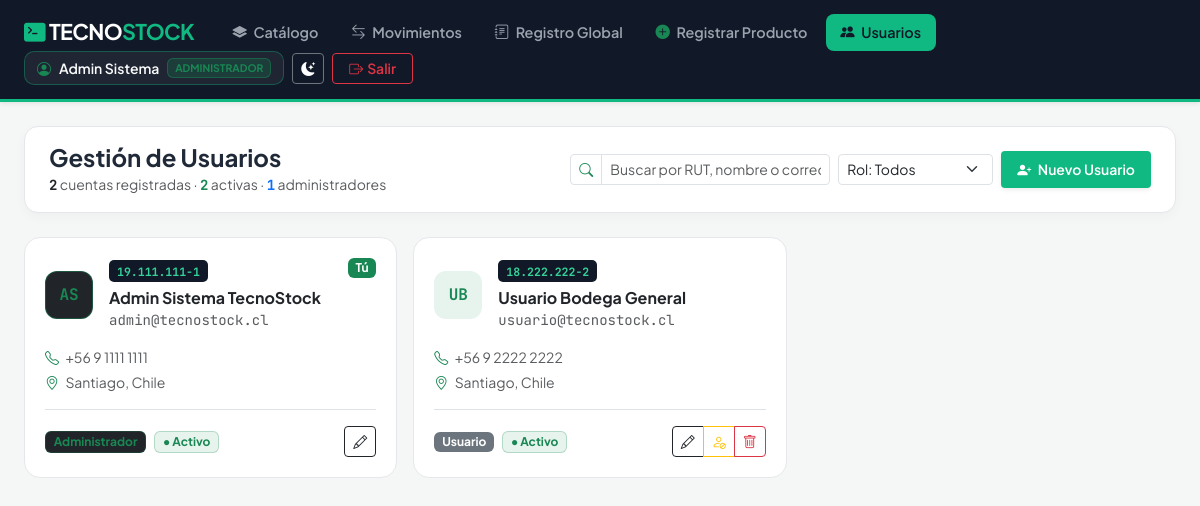
The app's page /usuarios.php (signed in), older data.
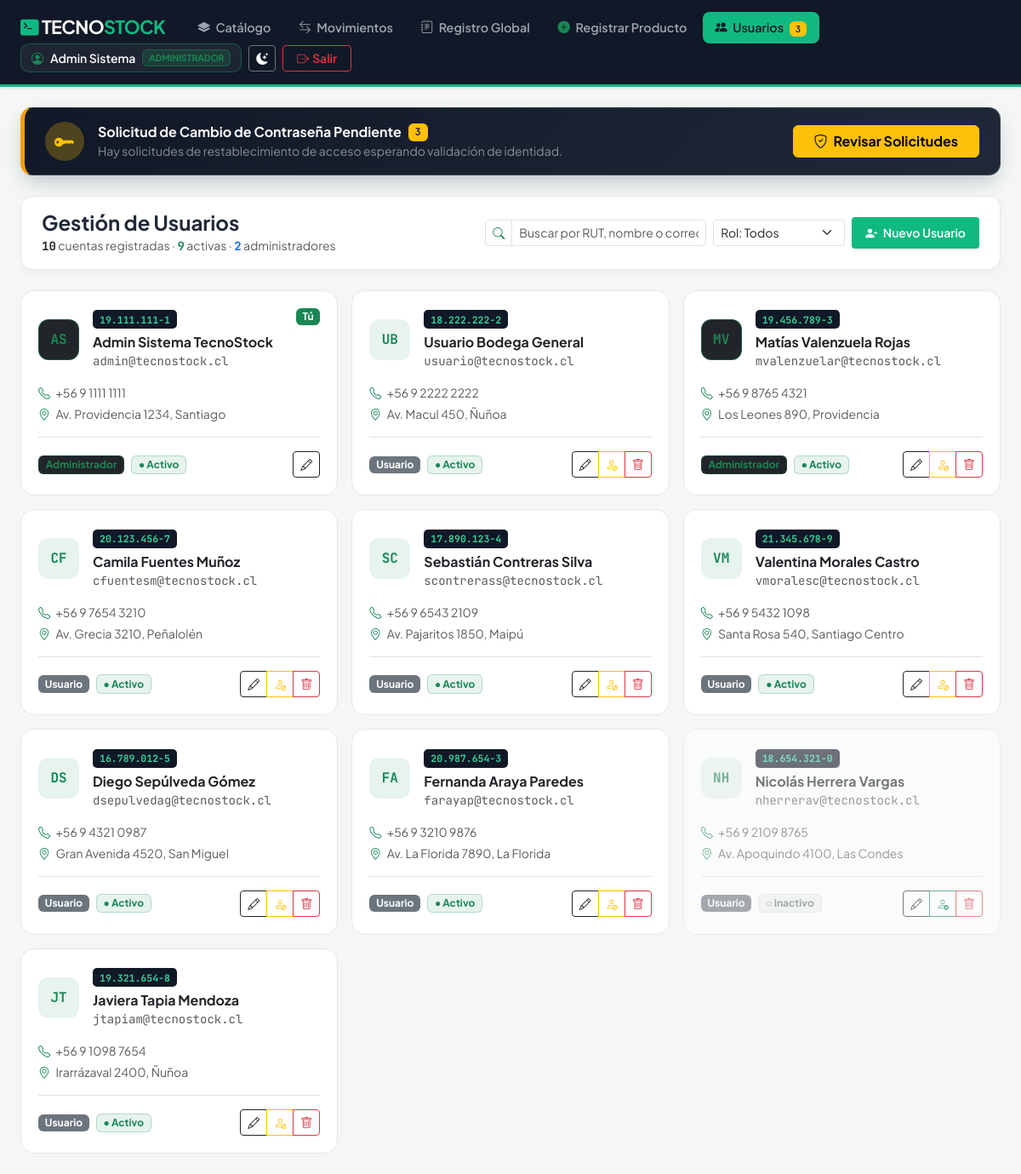
The same page, newer data.
### tables this page shows
CREATE TABLE `usuario` (
  `id_usuario` int(11) NOT NULL,
  `rut` varchar(15) NOT NULL,
  `nombre` varchar(100) NOT NULL,
  `apellido_paterno` varchar(60) NOT NULL,
  `apellido_materno` varchar(60) NOT NULL,
  `correo` varchar(120) NOT NULL,
  `telefono` varchar(25) DEFAULT NULL,
  `direccion` varchar(255) DEFAULT NULL,
  `clave` varchar(255) NOT NULL,
  `rol` tinyint(1) NOT NULL DEFAULT 2 CHECK (`rol` in (1,2)),
  `estado` tinyint(1) NOT NULL DEFAULT 1
);

### config/auth.php (called while the page is built, shortened)
<?php
function obtenerNombreRol(int $rol): string {
    return $rol === 1 ? 'Administrador' : 'Usuario';
}

### usuarios.php (the view, shortened to what the rows shown need)
<?php
require_once 'config/conexion.php';
require_once 'config/auth.php';
$idAdminActual = (int)$_SESSION['id_usuario'];
$usuarios = $pdo->query("SELECT * FROM usuario ORDER BY id_usuario ASC")->fetchAll();
?>
<!DOCTYPE html>
<html lang="es">
<head>
    <link href="https://cdn.jsdelivr.net/npm/bootstrap@5.3.3/dist/css/bootstrap.min.css" rel="stylesheet">
    <link href="https://cdn.jsdelivr.net/npm/bootstrap-icons@1.11.3/font/bootstrap-icons.min.css" rel="stylesheet">
    <link href="assets/theme.css" rel="stylesheet">
</head>
<body>
<main class="container-fluid px-4 py-4" style="max-width: 1380px;">
    <div class="row g-3" id="gridUsuarios">
        <?php foreach ($usuarios as $u): ?>
            <?php
                $activo         = ((int)$u['estado'] === 1);
                $esAdmin        = ((int)$u['rol'] === 1);
                $nombreCompleto = trim($u['nombre'] . ' ' . ($u['apellido_paterno'] ?? '') . ' ' . ($u['apellido_materno'] ?? ''));
                $iniciales      = strtoupper(mb_substr(trim($u['nombre']), 0, 1) . mb_substr(trim($u['apellido_paterno'] ?? 'U'), 0, 1));
            ?>
            <div class="col-md-6 col-lg-4 item-usuario"
                 data-busqueda="<?= htmlspecialchars(mb_strtolower(($u['rut'] ?? '') . ' ' . $nombreCompleto . ' ' . $u['correo'])) ?>"
                 data-rol="<?= (int)$u['rol'] ?>">
                <div class="user-card <?= !$activo ? 'user-inactivo' : '' ?>">
                    <div class="d-flex align-items-start justify-content-between gap-2 mb-3">
                        <div class="d-flex align-items-center gap-3 min-w-0">
                            <div class="avatar-circle mono <?= $esAdmin ? 'bg-dark text-success border border-success border-opacity-50' : 'bg-success bg-opacity-10 text-success' ?>">
                                <?= htmlspecialchars($iniciales) ?>
                            </div>
                            <div class="min-w-0">
                                <div class="mb-1">
                                    <span class="rut-pill mono"><?= htmlspecialchars($u['rut'] ?? 'Sin RUT') ?></span>
                                </div>
                                <div class="fw-bold text-dark text-truncate" title="<?= htmlspecialchars($nombreCompleto) ?>">
                                    <?= htmlspecialchars($nombreCompleto) ?>
                                </div>
                                <div class="text-muted small mono text-truncate"><?= htmlspecialchars($u['correo']) ?></div>
                            </div>
                        </div>
                        <?php if ((int)$u['id_usuario'] === $idAdminActual): ?>
                            <span class="badge bg-success">Tú</span>
                        <?php endif; ?>
                    </div>
                    <div class="small text-muted mb-3 flex-grow-1 d-flex flex-column gap-1">
                        <div>
                            <i class="bi bi-telephone text-success me-1"></i>
                            <?= htmlspecialchars($u['telefono'] ?? 'Sin teléfono registrado') ?>
                        </div>
                        <div class="text-truncate">
                            <i class="bi bi-geo-alt text-success me-1"></i>
                            <?= htmlspecialchars($u['direccion'] ?? 'Sin dirección registrada') ?>
                        </div>
                    </div>
                    <div class="pt-3 border-top d-flex align-items-center justify-content-between">
                        <div class="d-flex align-items-center gap-2">
                            <span class="badge <?= $esAdmin ? 'bg-dark text-success border border-success border-opacity-25' : 'bg-secondary' ?>">
                                <?= obtenerNombreRol((int)$u['rol']) ?>
                            </span>
                            <?php if ($activo): ?>
                                <span class="badge bg-success bg-opacity-10 text-success border border-success border-opacity-25">● Activo</span>
                            <?php else: ?>
                                <span class="badge bg-secondary bg-opacity-10 text-secondary border">○ Inactivo</span>
                            <?php endif; ?>
                        </div>
                        <div class="btn-group btn-group-sm">
                            <button type="button" class="btn btn-outline-dark" title="Editar usuario"
                                    onclick='abrirEditarUsuario(<?= json_encode([
                                        "id"      => $u["id_usuario"],
                                        "rut"     => $u["rut"] ?? "",
                                        "nombre"  => $u["nombre"],
                                        "paterno" => $u["apellido_paterno"] ?? "",
                                        "materno" => $u["apellido_materno"] ?? "",
                                        "correo"  => $u["correo"],
                                        "rol"     => (int)$u["rol"]
                                    ], JSON_HEX_APOS | JSON_HEX_QUOT) ?>)'>
                                <i class="bi bi-pencil"></i>
                            </button>
                            <?php if ((int)$u['id_usuario'] !== $idAdminActual): ?>
                                <button type="button" class="btn <?= $activo ? 'btn-outline-warning' : 'btn-outline-success' ?>"
                                        title="<?= $activo ? 'Deshabilitar' : 'Habilitar' ?>"
                                        onclick="confirmarUsuario('estado', <?= $u['id_usuario'] ?>, '<?= htmlspecialchars(addslashes($nombreCompleto)) ?>', <?= $activo ? 0 : 1 ?>)">
                                    <i class="bi <?= $activo ? 'bi-person-slash' : 'bi-person-check' ?>"></i>
                                </button>
                                <button type="button" class="btn btn-outline-danger" title="Eliminar"
                                        onclick="confirmarUsuario('eliminar', <?= $u['id_usuario'] ?>, '<?= htmlspecialchars(addslashes($nombreCompleto)) ?>', 0)">
                                    <i class="bi bi-trash"></i>
                                </button>
                            <?php endif; ?>
                        </div>
                    </div>
                </div>
            </div>
        <?php endforeach; ?>
    </div>
</main>
</body>
</html>

Row changes from the older to the newer data that the page shows:
changed usuario "AS": direccion "Santiago, Chile" → "Av. Providencia 1234, Santiago"
changed usuario "UB": direccion "Santiago, Chile" → "Av. Macul 450, Ñuñoa"
added usuario: iniciales "MV", rut "19.456.789-3", nombreCompleto "Matías Valenzuela Rojas", correo "mvalenzuelar@tecnostock.cl", telefono "+56 9 8765 4321", direccion "Los Leones 890, Providencia", rol "Administrador", estado "● Activo"
added usuario: iniciales "CF", rut "20.123.456-7", nombreCompleto "Camila Fuentes Muñoz", correo "cfuentesm@tecnostock.cl", telefono "+56 9 7654 3210", direccion "Av. Grecia 3210, Peñalolén", rol "Usuario", estado "● Activo"
added usuario: iniciales "SC", rut "17.890.123-4", nombreCompleto "Sebastián Contreras Silva", correo "scontrerass@tecnostock.cl", telefono "+56 9 6543 2109", direccion "Av. Pajaritos 1850, Maipú", rol "Usuario", estado "● Activo"
added usuario: iniciales "VM", rut "21.345.678-9", nombreCompleto "Valentina Morales Castro", correo "vmoralesc@tecnostock.cl", telefono "+56 9 5432 1098", direccion "Santa Rosa 540, Santiago Centro", rol "Usuario", estado "● Activo"
added usuario: iniciales "DS", rut "16.789.012-5", nombreCompleto "Diego Sepúlveda Gómez", correo "dsepulvedag@tecnostock.cl", telefono "+56 9 4321 0987", direccion "Gran Avenida 4520, San Miguel", rol "Usuario", estado "● Activo"
added usuario: iniciales "FA", rut "20.987.654-3", nombreCompleto "Fernanda Araya Paredes", correo "farayap@tecnostock.cl", telefono "+56 9 3210 9876", direccion "Av. La Florida 7890, La Florida", rol "Usuario", estado "● Activo"
added usuario: iniciales "NH", rut "18.654.321-0", nombreCompleto "Nicolás Herrera Vargas", correo "nherrerav@tecnostock.cl", telefono "+56 9 2109 8765", direccion "Av. Apoquindo 4100, Las Condes", rol "Usuario", estado "○ Inactivo"
added usuario: iniciales "JT", rut "19.321.654-8", nombreCompleto "Javiera Tapia Mendoza", correo "jtapiam@tecnostock.cl", telefono "+56 9 1098 7654", direccion "Irarrázaval 2400, Ñuñoa", rol "Usuario", estado "● Activo"
Text that changed along with them:
$totalSolicitudesNav: (not shown) → "3"
count($solicitudesPendientes): (not shown) → "3"
$totalUsers: "2" → "10"
$totalActivos: "2" → "9"
$totalAdmins: "1" → "2"
text now shown: "Solicitud de Cambio de Contraseña Pendiente Hay solicitudes de restablecimiento de acceso esperando validación de identidad. Revisar Solicitudes"
